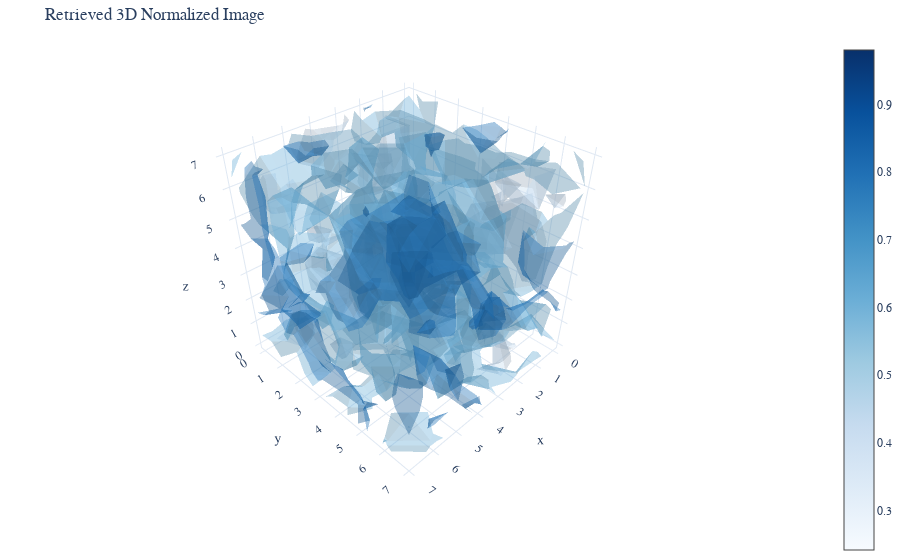

Here is the notebook cell this chart was saved with:
### Markdown cell above
## Retrieving the image

### Code cell
retrieved_snapshot = mfrqi.retrieve_function(result, image_dimensionality=3)
fig = plot_meshgrid_isosurfaces(retrieved_snapshot, title="Retrieved 3D Normalized Image")
fig.show()
fig.write_image(PLOTS_PATH / "mfrqi_retrieved_3d_normalized_image.pdf")

### Figure 1 — Plotly figure (JSON) as saved in the notebook; plotly's stock layout.template omitted (floating-point values rounded to 4 significant figures; data arrays with more than 128 entries replaced by an {"elided": "..."} marker saying what was removed)
{"data": [{"caps": {"x": {"show": false}, "y": {"show": false}, "z": {"show": false}}, "colorscale": [[0, "rgb(247,251,255)"], [0.125, "rgb(222,235,247)"], [0.25, "rgb(198,219,239)"], [0.375, "rgb(158,202,225)"], [0.5, "rgb(107,174,214)"], [0.625, "rgb(66,146,198)"], [0.75, "rgb(33,113,181)"], [0.875, "rgb(8,81,156)"], [1, "rgb(8,48,107)"]], "isomax": 0.9805, "isomin": 0.2413, "opacity": 0.4, "surface": {"count": 5}, "type": "volume", "value": {"elided": "512 float values"}, "x": {"elided": "512 int values"}, "y": {"elided": "512 int values"}, "z": {"elided": "512 int values"}}], "layout": {"margin": {"b": 0, "l": 0, "r": 0, "t": 40}, "scene": {"aspectmode": "data", "camera": {"center": {"x": 0, "y": 0, "z": -0.2}, "eye": {"x": 1.5, "y": 1.5, "z": 1.5}}}, "title": {"text": "Retrieved 3D Normalized Image"}}}
